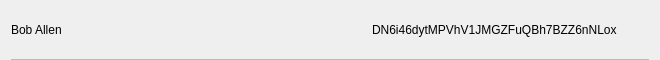
<?xml version="1.0" encoding="UTF-8"?>
<ui version="4.0">
 <class>AddressLabelRow</class>
 <widget class="QWidget" name="AddressLabelRow">
  <property name="geometry">
   <rect>
    <x>0</x>
    <y>0</y>
    <width>660</width>
    <height>60</height>
   </rect>
  </property>
  <property name="minimumSize">
   <size>
    <width>0</width>
    <height>60</height>
   </size>
  </property>
  <property name="windowTitle">
   <string>Form</string>
  </property>
  <layout class="QVBoxLayout" name="verticalLayout">
   <property name="spacing">
    <number>0</number>
   </property>
   <property name="topMargin">
    <number>0</number>
   </property>
   <property name="bottomMargin">
    <number>0</number>
   </property>
   <item>
    <widget class="QWidget" name="rowContainer" native="true">
     <property name="styleSheet">
      <string notr="true"/>
     </property>
     <layout class="QHBoxLayout" name="horizontalLayout">
      <property name="spacing">
       <number>0</number>
      </property>
      <property name="leftMargin">
       <number>0</number>
      </property>
      <property name="topMargin">
       <number>0</number>
      </property>
      <property name="rightMargin">
       <number>0</number>
      </property>
      <property name="bottomMargin">
       <number>0</number>
      </property>
      <item>
       <widget class="QLabel" name="lblLabel">
        <property name="styleSheet">
         <string notr="true"/>
        </property>
        <property name="text">
         <string>Bob Allen</string>
        </property>
       </widget>
      </item>
      <item>
       <spacer name="horizontalSpacer">
        <property name="orientation">
         <enum>Qt::Horizontal</enum>
        </property>
        <property name="sizeHint" stdset="0">
         <size>
          <width>40</width>
          <height>20</height>
         </size>
        </property>
       </spacer>
      </item>
      <item>
       <widget class="QLabel" name="lblAddress">
        <property name="styleSheet">
         <string notr="true"/>
        </property>
        <property name="text">
         <string>DN6i46dytMPVhV1JMGZFuQBh7BZZ6nNLox</string>
        </property>
       </widget>
      </item>
      <item>
       <widget class="QPushButton" name="btnMenu">
        <property name="styleSheet">
         <string notr="true">border:none; background-color:transparent;</string>
        </property>
        <property name="text">
         <string/>
        </property>
        <property name="icon">
         <iconset resource="resource.qrc">
          <normaloff>://ic-menu-hover</normaloff>://ic-menu-hover</iconset>
        </property>
        <property name="iconSize">
         <size>
          <width>24</width>
          <height>24</height>
         </size>
        </property>
       </widget>
      </item>
     </layout>
    </widget>
   </item>
   <item>
    <widget class="QLabel" name="lblDivisory">
     <property name="minimumSize">
      <size>
       <width>0</width>
       <height>1</height>
      </size>
     </property>
     <property name="maximumSize">
      <size>
       <width>16777215</width>
       <height>1</height>
      </size>
     </property>
     <property name="styleSheet">
      <string notr="true">background-color:#bababa;</string>
     </property>
     <property name="text">
      <string/>
     </property>
     <property name="alignment">
      <set>Qt::AlignBottom|Qt::AlignLeading|Qt::AlignLeft</set>
     </property>
    </widget>
   </item>
  </layout>
 </widget>
 <resources>
  <include location="resource.qrc"/>
 </resources>
 <connections/>
</ui>
